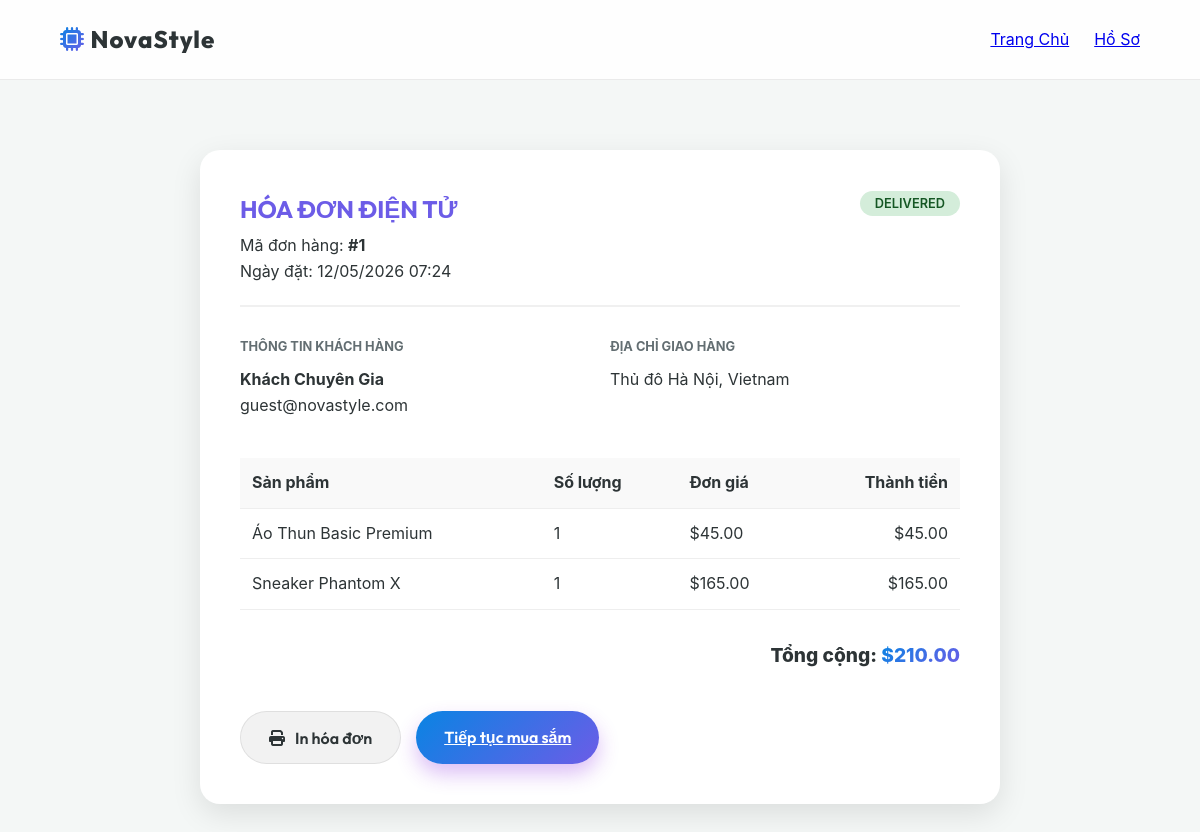
Page /invoice.php?id=1 (signed in) on the committed database.
### tables this page shows
CREATE TABLE `orders` (
  `id` int(11) NOT NULL AUTO_INCREMENT,
  `user_id` int(11) NOT NULL,
  `total_amount` decimal(10,2) NOT NULL,
  `status` enum('pending','processing','shipped','delivered','cancelled') DEFAULT 'pending',
  `shipping_address` text NOT NULL,
  `created_at` timestamp DEFAULT CURRENT_TIMESTAMP,
  PRIMARY KEY (`id`),
  KEY `user_id` (`user_id`),
  CONSTRAINT `fk_orders_user` FOREIGN KEY (`user_id`) REFERENCES `users` (`id`) ON DELETE CASCADE
);

CREATE TABLE `users` (
  `id` int(11) NOT NULL AUTO_INCREMENT,
  `full_name` varchar(100) NOT NULL,
  `gender` varchar(10) DEFAULT NULL,
  `email` varchar(100) NOT NULL,
  `phone` varchar(20) DEFAULT NULL,
  `address` text,
  `password_hash` varchar(255) NOT NULL,
  `role` enum('customer','admin') DEFAULT 'customer',
  `ai_style_preference` json DEFAULT NULL COMMENT 'JSON lưu thói quen mua sắm cho AI phân tích',
  `created_at` timestamp DEFAULT CURRENT_TIMESTAMP,
  PRIMARY KEY (`id`),
  UNIQUE KEY `email` (`email`)
);

CREATE TABLE `order_items` (
  `id` int(11) NOT NULL AUTO_INCREMENT,
  `order_id` int(11) NOT NULL,
  `product_id` varchar(20) NOT NULL,
  `quantity` int(11) NOT NULL,
  `price_at_purchase` decimal(10,2) NOT NULL,
  PRIMARY KEY (`id`),
  KEY `order_id` (`order_id`),
  KEY `product_id` (`product_id`),
  CONSTRAINT `fk_orderitems_order` FOREIGN KEY (`order_id`) REFERENCES `orders` (`id`) ON DELETE CASCADE,
  CONSTRAINT `fk_orderitems_product` FOREIGN KEY (`product_id`) REFERENCES `products` (`id`) ON DELETE CASCADE
);

CREATE TABLE `products` (
  `id` varchar(20) NOT NULL,
  `category_id` int(11) NOT NULL,
  `name` varchar(255) NOT NULL,
  `description` text,
  `price` decimal(10,2) NOT NULL,
  `image_url` varchar(255) DEFAULT NULL,
  `ai_tags` text COMMENT 'Các từ khóa để tính năng Smart Search quét',
  `stock_quantity` int(11) DEFAULT '100',
  `created_at` timestamp DEFAULT CURRENT_TIMESTAMP,
  PRIMARY KEY (`id`),
  KEY `category_id` (`category_id`),
  CONSTRAINT `fk_products_category` FOREIGN KEY (`category_id`) REFERENCES `categories` (`id`) ON DELETE CASCADE
);

### invoice.php (the view, shortened to what this page needs)
<?php
require_once 'db.php';
$orderId = isset($_GET['id']) ? intval($_GET['id']) : 0;
$userId = $_SESSION['user_id'];
$stmtOrder = $conn->prepare("SELECT o.*, u.full_name, u.email, u.phone
                             FROM orders o
                             JOIN users u ON o.user_id = u.id
                             WHERE o.id = ? AND o.user_id = ?");
$stmtOrder->execute([$orderId, $userId]);
$order = $stmtOrder->fetch();
$stmtItems = $conn->prepare("SELECT oi.*, p.name, p.image_url
                              FROM order_items oi
                              JOIN products p ON oi.product_id = p.id
                              WHERE oi.order_id = ?");
$stmtItems->execute([$orderId]);
$items = $stmtItems->fetchAll();
?>
<!DOCTYPE html>
<html lang="vi">
<head>
    <link rel="stylesheet" href="style.css">
    <link rel="stylesheet" href="https://cdnjs.cloudflare.com/ajax/libs/font-awesome/6.4.0/css/all.min.css">
</head>
<body>
    <nav class="glass-header">
        <div class="logo">
            <a href="index.php" style="text-decoration: none; color: inherit;">
                <i class="fa-solid fa-microchip"></i> NovaStyle
            </a>
        </div>
        <div class="nav-links">
            <a href="index.php" class="nav-item">Trang Chủ</a>
            <a href="profile.php" class="nav-item">Hồ Sơ</a>
        </div>
    </nav>
    <div class="invoice-container">
        <div class="invoice-header">
            <div class="invoice-info">
                <h2>HÓA ĐƠN ĐIỆN TỬ</h2>
                <p>Mã đơn hàng: <strong>#<?= $orderId ?></strong></p>
                <p>Ngày đặt: <?= date('d/m/Y H:i', strtotime($order['created_at'])) ?></p>
            </div>
            <div style="text-align: right;">
                <span class="status-badge status-<?= $order['status'] ?>"><?= ucfirst($order['status']) ?></span>
            </div>
        </div>
        <div class="customer-details">
            <div>
                <h4>Thông tin khách hàng</h4>
                <p><strong><?= htmlspecialchars($order['full_name']) ?></strong></p>
                <p><?= htmlspecialchars($order['email']) ?></p>
            </div>
            <div>
                <h4>Địa chỉ giao hàng</h4>
                <p><?= nl2br(htmlspecialchars($order['shipping_address'])) ?></p>
            </div>
        </div>
        <table class="invoice-table">
            <thead>
                <tr>
                    <th>Sản phẩm</th>
                    <th>Số lượng</th>
                    <th>Đơn giá</th>
                    <th style="text-align: right;">Thành tiền</th>
                </tr>
            </thead>
            <tbody>
                <?php foreach ($items as $item): ?>
                <tr>
                    <td><?= htmlspecialchars($item['name']) ?></td>
                    <td><?= $item['quantity'] ?></td>
                    <td>$<?= number_format($item['price_at_purchase'], 2) ?></td>
                    <td style="text-align: right;">$<?= number_format($item['quantity'] * $item['price_at_purchase'], 2) ?></td>
                </tr>
                <?php endforeach; ?>
            </tbody>
        </table>
        <div class="total-row">
            Tổng cộng: <span class="gradient-text">$<?= number_format($order['total_amount'], 2) ?></span>
        </div>
        <div class="btn-print-area" style="margin-top: 40px; display: flex; gap: 15px;">
            <button onclick="window.print()" class="btn btn-secondary"><i class="fa-solid fa-print"></i> In hóa đơn</button>
            <a href="index.php" class="btn btn-primary">Tiếp tục mua sắm</a>
        </div>
    </div>
</body>
</html>

### style.css (style rules this page uses)
:root { --bg-dark: #0a0a0c; --text-main: #ffffff; --text-muted: #8892b0; --accent-blue: #00d2ff; --accent-purple: #8a2be2; --primary-gradient: linear-gradient(135deg, var(--accent-blue) 0%, var(--accent-purple) 100%); --glass-bg: rgba(255, 255, 255, 0.03); --glass-border: rgba(255, 255, 255, 0.08); --glass-shadow: 0 8px 32px 0 rgba(0, 0, 0, 0.37); --font-heading: 'Outfit', sans-serif; --font-body: 'Inter', sans-serif; --transition-smooth: all 0.3s cubic-bezier(0.25, 0.8, 0.25, 1); }
* { margin: 0; padding: 0; box-sizing: border-box; }
body { background-color: var(--bg-dark); color: var(--text-main); font-family: var(--font-body); overflow-x: hidden; line-height: 1.6; }
.glass-header { position: fixed; top: 0; width: 100%; height: 80px; display: flex; justify-content: space-between; align-items: center; padding: 0 5%; background: var(--glass-bg); backdrop-filter: blur(12px); -webkit-backdrop-filter: blur(12px); border-bottom: 1px solid var(--glass-border); z-index: 100; }
.logo { font-family: var(--font-heading); font-size: 1.5rem; font-weight: 800; display: flex; align-items: center; gap: 10px; letter-spacing: 1px; }
.logo i { background: var(--primary-gradient); -webkit-background-clip: text; background-clip: text; -webkit-text-fill-color: transparent; }
.nav-links { display: flex; align-items: center; gap: 25px; }
.gradient-text { background: var(--primary-gradient); -webkit-background-clip: text; background-clip: text; -webkit-text-fill-color: transparent; }
.btn { padding: 14px 28px; border-radius: 30px; font-family: var(--font-heading); font-weight: 600; font-size: 1rem; cursor: pointer; transition: var(--transition-smooth); border: none; display: inline-flex; align-items: center; gap: 10px; }
.btn-primary { background: var(--primary-gradient); color: white; box-shadow: 0 10px 20px rgba(138, 43, 226, 0.3); }
.btn-secondary { background: rgba(255, 255, 255, 0.05); color: white; border: 1px solid var(--glass-border); }
:root { --bg-dark: #f4f7f6; --text-main: #2d3436; --text-muted: #636e72; --accent-blue: #0984e3; --accent-purple: #6c5ce7; --glass-bg: rgba(255, 255, 255, 0.85); --glass-border: rgba(0, 0, 0, 0.08); --glass-shadow: 0 8px 32px 0 rgba(0, 0, 0, 0.05); }
body { background-color: var(--bg-dark); }
.btn-secondary { background: rgba(0, 0, 0, 0.05); color: var(--text-main); }
.btn-primary, .badge, .ai-btn, .ai-bot-widget { color: #ffffff; }

### invoice.php (style rules this page uses)
.invoice-container { max-width: 800px; margin: 150px auto 50px; background: #fff; padding: 40px; border-radius: 20px; box-shadow: 0 10px 30px rgba(0,0,0,0.1); }
.invoice-header { display: flex; justify-content: space-between; border-bottom: 2px solid #f0f0f0; padding-bottom: 20px; margin-bottom: 30px; }
.invoice-info h2 { font-family: var(--font-heading); color: var(--accent-purple); margin-bottom: 5px; }
.customer-details { display: grid; grid-template-columns: 1fr 1fr; gap: 20px; margin-bottom: 40px; }
.customer-details h4 { margin-bottom: 10px; color: var(--text-muted); text-transform: uppercase; font-size: 0.8rem; }
.invoice-table { width: 100%; border-collapse: collapse; margin-bottom: 30px; }
.invoice-table th { text-align: left; padding: 12px; background: #f9f9f9; border-bottom: 1px solid #eee; }
.invoice-table td { padding: 12px; border-bottom: 1px solid #eee; }
.total-row { text-align: right; font-size: 1.2rem; font-weight: 800; }
.status-badge { padding: 5px 15px; border-radius: 20px; font-size: 0.8rem; font-weight: 600; text-transform: uppercase; }
.status-delivered { background: #d4edda; color: #155724; }

### rows in the picture
orders: created_at "12/05/2026 07:24", status "DELIVERED", user.full_name "Khách Chuyên Gia", user.email "guest@novastyle.com", shipping_address "Thủ đô Hà Nội, Vietnam", total_amount "210.00"
order_items: product.name "Áo Thun Basic Premium", quantity "1", price_at_purchase "45.00", $item['quantity']*$item['price_at_purchase'] "45.00"
order_items: product.name "Sneaker Phantom X", quantity "1", price_at_purchase "165.00", $item['quantity']*$item['price_at_purchase'] "165.00"

### other values in the picture
$orderId "1"
